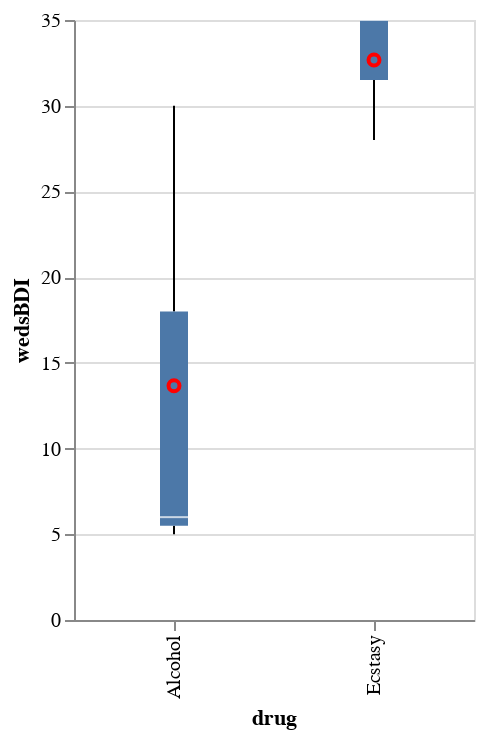

The notebook cell saved with this chart:
### Code cell
alt.Chart(drug).mark_boxplot().encode(
    x='drug', 
    y='wedsBDI'
).properties(width=200) + \
alt.Chart(drug).mark_point(color='red').encode(
  x=alt.X('drug:N'),
  y=alt.Y('wedsBDI:Q',aggregate='mean'),
  tooltip = [alt.Tooltip('mean(wedsBDI):Q'),
             alt.Tooltip('drug:N')]
)

### Figure 1 — Vega-Lite specification as saved in the notebook (floating-point values rounded to 4 significant figures)
{"config": {"view": {"continuousWidth": 400, "continuousHeight": 300}}, "layer": [{"mark": "boxplot", "encoding": {"x": {"type": "nominal", "field": "drug"}, "y": {"type": "quantitative", "field": "wedsBDI"}}, "width": 200}, {"mark": {"type": "point", "color": "red"}, "encoding": {"tooltip": [{"type": "quantitative", "aggregate": "mean", "field": "wedsBDI"}, {"type": "nominal", "field": "drug"}], "x": {"type": "nominal", "field": "drug"}, "y": {"type": "quantitative", "aggregate": "mean", "field": "wedsBDI"}}}], "data": {"name": "data-e4243b9a94e1f29e507f68da6fbe1843"}, "$schema": "https://vega.github.io/schema/vega-lite/v4.8.1.json", "datasets": {"data-e4243b9a94e1f29e507f68da6fbe1843": [{"drug": "Ecstasy", "sundayBDI": 15, "wedsBDI": 28, "BDIchange": 13}, {"drug": "Ecstasy", "sundayBDI": 35, "wedsBDI": 35, "BDIchange": 0}, {"drug": "Ecstasy", "sundayBDI": 16, "wedsBDI": 35, "BDIchange": 19}, {"drug": "Alcohol", "sundayBDI": 16, "wedsBDI": 5, "BDIchange": -11}, {"drug": "Alcohol", "sundayBDI": 15, "wedsBDI": 6, "BDIchange": -9}, {"drug": "Alcohol", "sundayBDI": 20, "wedsBDI": 30, "BDIchange": 10}]}}
